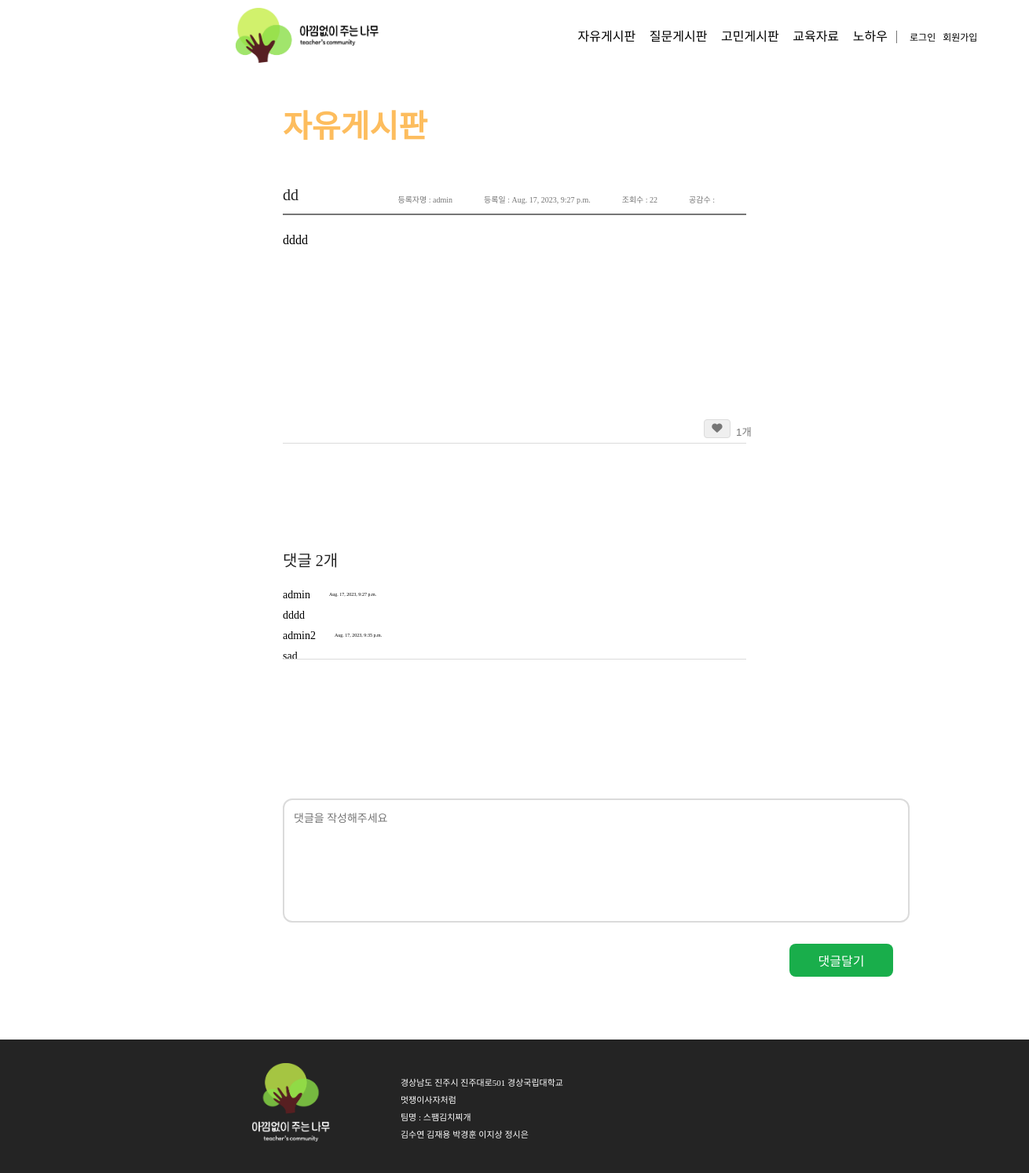
/detail/1, run on the app's committed database.
### teacher_community/models.py (models this page shows, shortened)
class Post(models.Model):
    author = models.ForeignKey(
        Teacher, related_name="post_author", on_delete=models.CASCADE
    )
    title = models.CharField(max_length=255)
    content = models.TextField()
    created_at = models.DateTimeField(auto_now_add=True)
    updated_at = models.DateTimeField(auto_now=True)
    views = models.PositiveIntegerField(default=0)  # 조회수 필드 추가
    likes_user = models.ManyToManyField(
        settings.AUTH_USER_MODEL, related_name="likes_user", blank=True
    )
    category = models.CharField(max_length=10)
    file = models.FileField(upload_to="post_files/", blank=True, null=True)  # 파일 첨부 필드
    def count_likes_user(self):
        return self.likes_user.count()
    def increase_views(self):
        self.views += 1
        self.save()
    class Meta:
        ordering = ["-created_at"]  # 최신 글이 먼저 오도록 정렬

class Teacher(AbstractUser):
    license = models.ImageField(upload_to="teacher_id_proofs/")
    def __str__(self):
        return self.username

class Comment(models.Model):
    post = models.ForeignKey(
        Post, related_name="comment_post", on_delete=models.CASCADE
    )
    body = models.TextField()
    author = models.ForeignKey(
        Teacher, related_name="comment_author", on_delete=models.CASCADE
    )
    created_at = models.DateTimeField(auto_now_add=True)

### teacher_community/views.py (the view)
# urls.py: path("detail/<int:post_id>", views.detail, name="detail"),
def detail(request, post_id):
    post_detail = get_object_or_404(Post, pk=post_id)
    comments = Comment.objects.filter(post=post_detail)
    likes_count = post_detail.count_likes_user()
    isLiked = post_detail.likes_user.filter(id=request.user.id).exists()
    post_detail.increase_views()
    return render(
        request, "detail.html", {"post_detail": post_detail, "comments": comments, "likes_count": likes_count, "isLiked": isLiked}
    )

### templates/detail.html (shortened to what this page needs)
{% extends 'nav_footer.html' %} {% load static %} {% block content %}
<!DOCTYPE html>
<html lang="ko">
  <head>
    <link rel="stylesheet" href="{% static 'css/board_detail.css' %}" />
  </head>
  <body>
    <div class="write_wrapper">
      <div class="Title">
        <h2>{{post_detail.category}}</h2>
      </div>
      <div class="Write">
        <h4>{{post_detail.title}}</h4>
        <div class="Write_1">
          <p>등록자명 : {{post_detail.author}}</p>
          <p>등록일 : {{post_detail.created_at}}</p>
          <p>조회수 : {{post_detail.views}}</p>
          <p>공감수 :</p>
        </div>
      </div>
      <form class="content_wrapper">
        <div class="content_1">
          <div class="content">
            <p>{{post_detail.content}}</p>
          </div>
          <div class="btn_wrapper">
            <button class="like_btn" id="like_Btn" type="button">
              <i
                class="fa-solid fa-heart"
                style="{% if isLiked %}color: red;{% endif %}"
              ></i>
              <div class="count">{{likes_count}}개</div>
            </button>
          </div>
        </div>
        <form class="content_wrapper">
          <div class="content_1">
          </div>
        </form>
      </form>
      <h4>댓글 {{comments|length}}개</h4>
      {% for comment in comments %}
      <div class="comment">
        <div class="comment_id">
          <div style="display: flex">
            <div class="comment_id2">{{comment.author.username}}</div>
            <div class="comment_date">{{comment.created_at}}</div>
          </div>
        </div>
        <div class="comment_ct">{{comment.body}}</div>
      </div>
      {% endfor %}
      <form action="{% url 'comment' post_detail.id %}" method="POST">
        <div class="write_form">
          <textarea
            class="comment_write"
            placeholder="댓글을 작성해주세요"
            cols="110"
            rows="10"
            name="body"
          ></textarea>
        </div>
        <button class="post_btn">댓글달기</button>
      </form>
    </div>
  </body>
</html>
{% endblock %}

### static/css/nav2.css (style rules this page uses)
* { box-sizing: content-box; }
body, main, div, h1, h2, h3 { margin: 0; padding: 0; }
html, body, div, span, applet, object, iframe, h1, h2, h3, h4, h5, h6, p, blockquote, pre, a, abbr, acronym, address, big, cite, code, del, dfn, em, img, ins, kbd, q, s, samp, small, strike, strong, sub, sup, tt, var, b, u, i, center, dl, dt, dd, ol, ul, li, fieldset, form, label, legend, table, caption, tbody, tfoot, thead, tr, th, td, article, aside, canvas, details, embed, figure, figcaption, footer, header, hgroup, menu, nav, output, ruby, section, summary, time, mark, audio, video { margin: 0; padding: 0; border: 0; font-size: 100%; font: inherit; vertical-align: baseline; }
body { line-height: 1; }

### static/css/footer2.css (style rules this page uses)
* { box-sizing: content-box; }
body, main, div, h1, h2, h3 { margin: 0; padding: 0; }
html, body, div, span, applet, object, iframe, h1, h2, h3, h4, h5, h6, p, blockquote, pre, a, abbr, acronym, address, big, cite, code, del, dfn, em, img, ins, kbd, q, s, samp, small, strike, strong, sub, sup, tt, var, b, u, i, center, dl, dt, dd, ol, ul, li, fieldset, form, label, legend, table, caption, tbody, tfoot, thead, tr, th, td, article, aside, canvas, details, embed, figure, figcaption, footer, header, hgroup, menu, nav, output, ruby, section, summary, time, mark, audio, video { margin: 0; padding: 0; border: 0; font-size: 100%; font: inherit; vertical-align: baseline; }
body { line-height: 1; }

### static/css/board_detail.css (style rules this page uses)
html, body, div, span, applet, object, iframe, h1, h2, h3, h4, h5, h6, p, blockquote, pre, a, abbr, acronym, address, big, cite, code, del, dfn, em, img, ins, kbd, q, s, samp, small, strike, strong, sub, sup, tt, var, b, u, i, center, dl, dt, dd, ol, ul, li, fieldset, form, label, legend, table, caption, tbody, tfoot, thead, tr, th, td, article, aside, canvas, details, embed, figure, figcaption, footer, header, hgroup, menu, nav, output, ruby, section, summary, time, mark, audio, video { margin: 0; padding: 0; border: 0; font-size: 100%; font: inherit; vertical-align: baseline; }
body { line-height: 1; }
textarea { resize: none; border: 1px solid #dbdbdb; margin-top: 24px; padding-top: 12px; padding-left: 12px; font-size: 14px; font-family: "Pretendard-Light"; }
h2 { color: #fdbd5e; font-family: "Pretendard-Bold"; font-size: 40px; font-style: normal; font-weight: 700; line-height: normal; }
h4 { color: #242424; font-family: "Pretendard-Bold"; font-size: 20px; font-style: normal; line-height: normal; padding-bottom: 12px; }
.write_wrapper { margin-left: 360px; margin-right: 360px; margin-bottom: 50px; }
.Title { margin-top: 36px; }
.Write { margin-top: 50px; display: flex; border-bottom: 2px solid #767676; position: relative; }
.Write_1 { display: flex; font-size: 10px; font-family: "Pretendard-Regular"; color: #767676; gap: 40px; align-items: center; right: 50px; position: absolute; right: 40px; bottom: 12px; }
.content_wrapper { height: 400px; }
.content_1 { margin-top: 24px; padding-bottom: 250px; border-bottom: 1px solid #dbdbdb; position: relative; }
.content { font-size: 16px; font-family: "Pretendard-Light"; }
.comment { margin-top: 12px; }
.comment_id { margin-top: 12px; margin-bottom: 12px; width: 100%; display: flex; justify-content: space-between; }
.comment_id2 { font-size: 14px; font-family: "Pretendard-Medium"; }
.comment_date { margin-left: 24px; padding-top: 3px; font-size: 6px; font-family: "Pretendard-Regular"; }
.comment_ct { font-size: 14px; font-family: "Pretendard-Light"; }
.write_form { margin-top: 150px; }
.comment_write { width: 780px; height: 140px; border: 2px solid #dbdbdb; border-radius: 12px; }
.post_btn { width: 120px; height: 40px; font-family: "Pretendard-SemiBold"; font-size: 16px; color: white; border: 0; margin-top: 24px; margin-left: 645px; border-radius: 8px; background: var(--sub-1, #19ae4b); cursor: pointer; }
.like_btn { width: 20px; height: 20px; position: absolute; bottom: 6px; right: 20px; cursor: pointer; border: 0.5px solid #dbdbdb; border-radius: 4px; color: #767676; display: flex; justify-content: center; align-items: center; }
.count { width: 3rem; position: absolute; top: 5px; left: 40px; display: flex; }

### data on the page
Post: category "자유게시판", title "dd", author "admin", created_at "Aug. 17, 2023, 9:27 p.m.", views "22", content "dddd"
Comment: author.username "admin", created_at "Aug. 17, 2023, 9:27 p.m.", body "dddd"
Comment: author.username "admin2", created_at "Aug. 17, 2023, 9:35 p.m.", body "sad"

### other printed values
{{ likes_count }} "1"
{{ comments|length }} "2"
